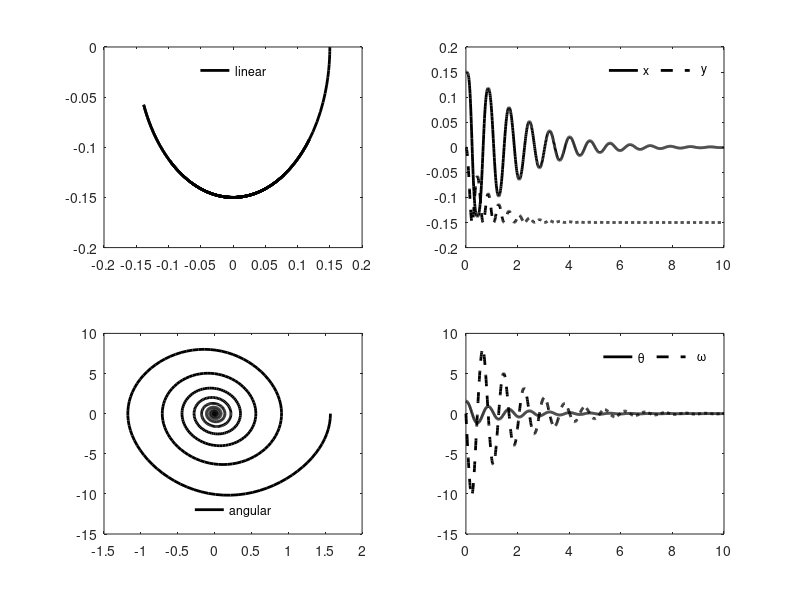

Reproduce this figure in MATLAB. (Note: this script raises an error after producing the figure.)
%% Simple pendulum simulation
%% Author: Isaac Ayala
%% MIT License (c) 2020 

function octave_pendulum
  
%% Clear all stored or cached data
clear
clc
clf
close all

%% Set parameters
l = 0.15;
m = 0.3;
k = 0.35;
g = 9.81;
theta = pi/2;

x0 = [theta 0]; 
max_time = 10;
tspan = 0:0.01:max_time;

%% Solve system 
[t, sol] = ode45(@(t,y)pendulum(t,y,l,m,k, g), tspan, x0);

%% Calculate x and y
x = l * sin(sol(:, 1));
y = - l * cos(sol(:, 1));

%% Plot results
%% x-y phase plot
subplot(2, 2, 1)
plot(x, y,'k','linewidth', 2)
legend({'linear'},'location', 'north', 'orientation', 'horizontal')
legend('boxoff')

%% Cartesian coordinate plot
subplot(2, 2, 2)

xlabel('t')
ylabel('state')

plot(t, x,'k','linewidth', 2)
hold on
plot(t, y,'k--','linewidth', 2)
 
legend({'x','  y'},'location', 'northeast', 'orientation', 'horizontal')
legend('boxoff')

%% theta-omega phase plot
subplot(2, 2, 3)
plot(sol(:,1), sol(:,2),'k','linewidth', 2) 
legend({'angular'},'location', 'south', 'orientation', 'horizontal')
legend('boxoff')

%% Angular coordinate plot
subplot(2, 2, 4)
xlabel('t')
ylabel('state')

plot(t, sol(:,1),'k','linewidth', 2)
hold on
plot(t, sol(:,2),'k--','linewidth', 2)
 
legend({'\theta','  \omega'},'location', 'northeast', 'orientation', 'horizontal')
legend('boxoff')



set(gcf,'Color',[1 1 1])
set(gcf, 'fontsize', 12)


end

%% System dynamics equations
function dx = pendulum(~,x,l,m,k, g)
dx(1) = x(2);
dx(2) = -(g/l)*sin(x(1)) - (k/m)*x(2);
dx = dx';
end